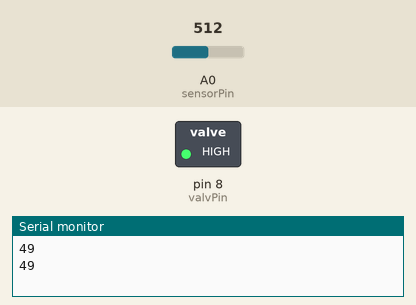
This sketch was run on a simulated Arduino Uno, built with avr-gcc and run on an emulated ATmega328P. On the bench: switched loads named in the sketch (green lamp = pin HIGH), the last lines printed to the serial monitor. The test bench sets the inputs (shaded band); at power-on: A0 (sensorPin) = 512.

Above: at 1.8 s.
1.9 s: A0 (sensorPin) set to 756
6.0 s: A0 (sensorPin) set to 778
At 10.3 s:
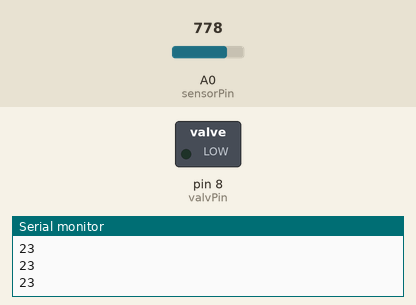
Timing chart, 0 to 11.8 s (numbered marks = the images above; inputs shaded):
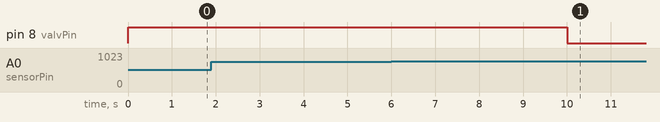

The sketch:

rega_v2_sensor_capacitivo.ino
```cpp
const int sensorPin = A0; //entrada do sensor
const int valvPin = 8; //entradda do relé
const int dry = 25; //limiar de umidade
const int waterTime = 10; //tempo de rega
int moisture; //variável de umidade

void setup() {
  pinMode(valvPin, OUTPUT);
  digitalWrite(valvPin, HIGH); //desliga o relé
  Serial.begin(9600);
}

void loop() {
  //lê a umidade e passa um valor a cada x segundos (i < x, agora está como 5)
  for(int i=0; i < 5; i++) {
    moisture = analogRead(sensorPin); //lê a umidade
    moisture = map(moisture, 1023, 0, 0, 100); //mapeia os valores de 0 a 1023 para 0 a 100
    Serial.println(moisture); //printa o valor da umidade no monitor Serial
    delay(1000); //espera um segundo
  }
  //se a umidade for menor que o limiar, liga o relé, que começa a regar
  if(moisture < dry) {
    digitalWrite(valvPin, LOW);//liga o relé
    delay(waterTime*1000);//rega por determinado waterTime segundos
    digitalWrite(valvPin, HIGH);//desliga o relé
  }
}
```

Measured:
- the behaviour switches between 767 and 768 on A0 (sensorPin) (found by bisection; images 0 and 1)
- after the input at 6.0 s, pin 8 (valvPin): HIGH → LOW after 4.0 s
